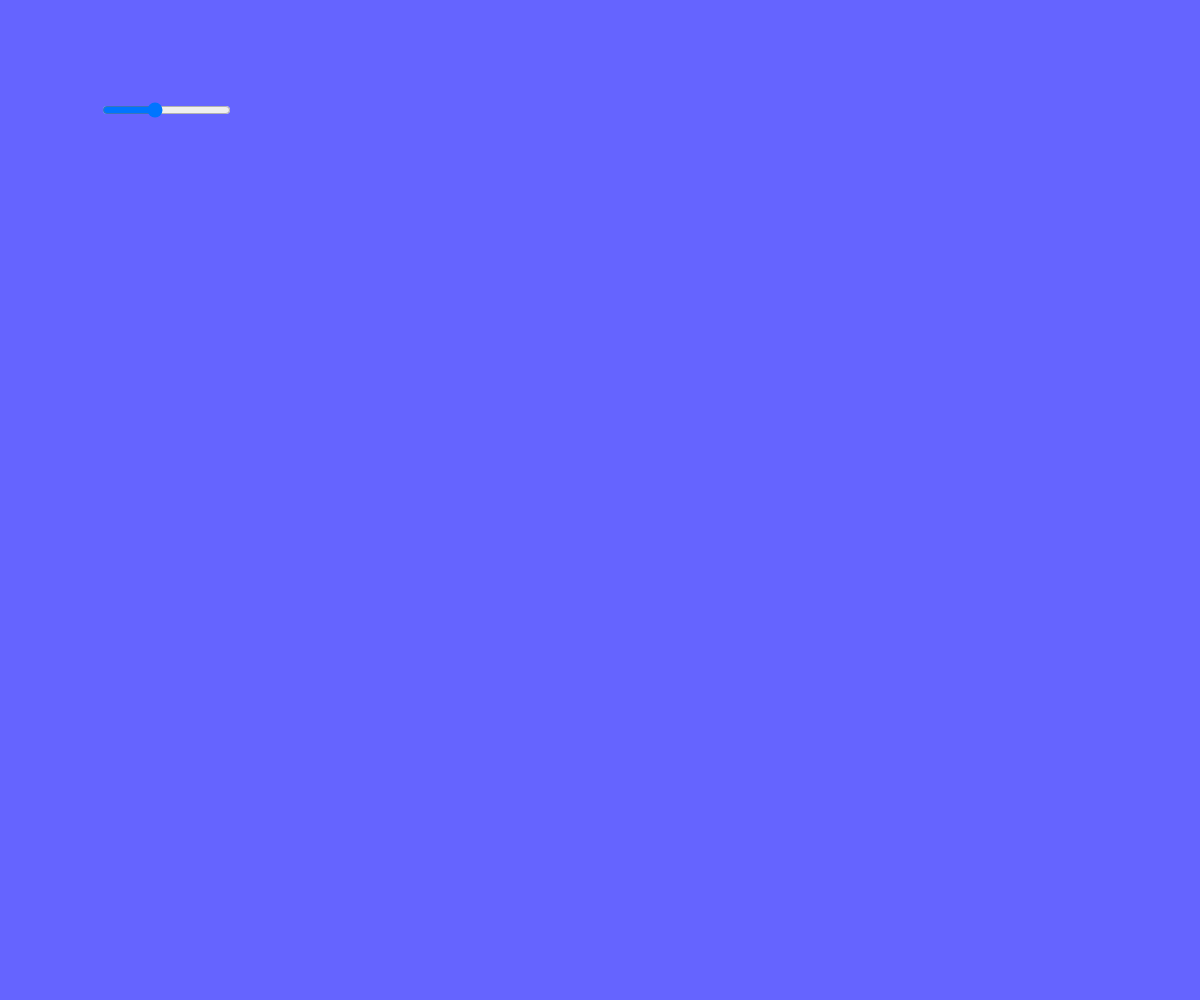
Frame 1 (no input)
Frame 60 (no input): identical to frame 1, image omitted
Frame 120 (the mouse pressed at the canvas centre since frame 60): identical to frame 1, image omitted

The p5.js sketch that drew this single still picture (run headless with seeded random() and noise() and a simulated clock; from frame 60 on, the mouse is pressed at the canvas centre):

// p5.js sketch
// ── sketch.js
let valueSlider;


function setup() {
  createCanvas(windowWidth, windowHeight);

  valueSlider = createSlider(-10, 38, 9);
  valueSlider.position(100, 100);
}

function draw() {

  // let inputValue = mouseX;
  // let inputValue2 = mouseY;

  let outputSliderValue = valueSlider.value();
  console.log(outputSliderValue);

  let inputMin = -10;
  // let inputMax = windowWidth;
  let inputMax = 38
  let inputMax2 = windowHeight;

  let outputMin = 0;
  let outputMax = 255;

  let outputValue = map(outputSliderValue, inputMin, inputMax, outputMin, outputMax);
  // let outputValue = map(inputValue, inputMin, inputMax, outputMin, outputMax);
  // let outputValue2 = map(inputValue2, inputMin, inputMax2, outputMin, outputMax);

  background(outputValue, 100, 255);
}

// ── style.css
html, body {
  margin: 0;
  padding: 0;
}

canvas {
  display: block;
  max-width: 100%;
  max-height: 100vh;
}
